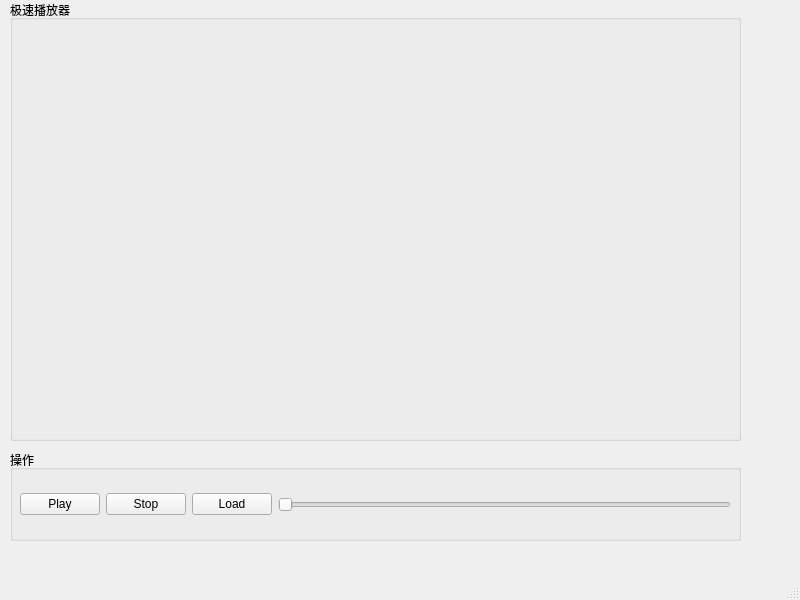
<?xml version="1.0" encoding="UTF-8"?>
<ui version="4.0">
 <class>MainWindow</class>
 <widget class="QMainWindow" name="MainWindow">
  <property name="geometry">
   <rect>
    <x>0</x>
    <y>0</y>
    <width>800</width>
    <height>600</height>
   </rect>
  </property>
  <property name="windowTitle">
   <string>MainWindow</string>
  </property>
  <widget class="QWidget" name="centralwidget">
   <widget class="QGroupBox" name="groupBox">
    <property name="geometry">
     <rect>
      <x>10</x>
      <y>0</y>
      <width>731</width>
      <height>441</height>
     </rect>
    </property>
    <property name="title">
     <string>极速播放器</string>
    </property>
    <widget class="QWidget" name="verticalLayoutWidget">
     <property name="geometry">
      <rect>
       <x>10</x>
       <y>20</y>
       <width>711</width>
       <height>411</height>
      </rect>
     </property>
     <layout class="QVBoxLayout" name="verticalLayout"/>
    </widget>
   </widget>
   <widget class="QGroupBox" name="groupBox_2">
    <property name="geometry">
     <rect>
      <x>10</x>
      <y>450</y>
      <width>731</width>
      <height>91</height>
     </rect>
    </property>
    <property name="title">
     <string>操作</string>
    </property>
    <widget class="QWidget" name="horizontalLayoutWidget">
     <property name="geometry">
      <rect>
       <x>10</x>
       <y>19</y>
       <width>711</width>
       <height>71</height>
      </rect>
     </property>
     <layout class="QHBoxLayout" name="horizontalLayout">
      <item>
       <widget class="QPushButton" name="playbut">
        <property name="text">
         <string>Play</string>
        </property>
       </widget>
      </item>
      <item>
       <widget class="QPushButton" name="stopbut">
        <property name="text">
         <string>Stop</string>
        </property>
       </widget>
      </item>
      <item>
       <widget class="QPushButton" name="loadbut">
        <property name="text">
         <string>Load</string>
        </property>
       </widget>
      </item>
      <item>
       <widget class="sliders" name="slider">
        <property name="orientation">
         <enum>Qt::Horizontal</enum>
        </property>
       </widget>
      </item>
     </layout>
    </widget>
   </widget>
  </widget>
  <widget class="QMenuBar" name="menubar">
   <property name="geometry">
    <rect>
     <x>0</x>
     <y>0</y>
     <width>800</width>
     <height>26</height>
    </rect>
   </property>
  </widget>
  <widget class="QStatusBar" name="statusbar"/>
 </widget>
 <customwidgets>
  <customwidget>
   <class>sliders</class>
   <extends>QSlider</extends>
   <header location="global">sliders.h</header>
  </customwidget>
 </customwidgets>
 <resources/>
 <connections/>
</ui>
